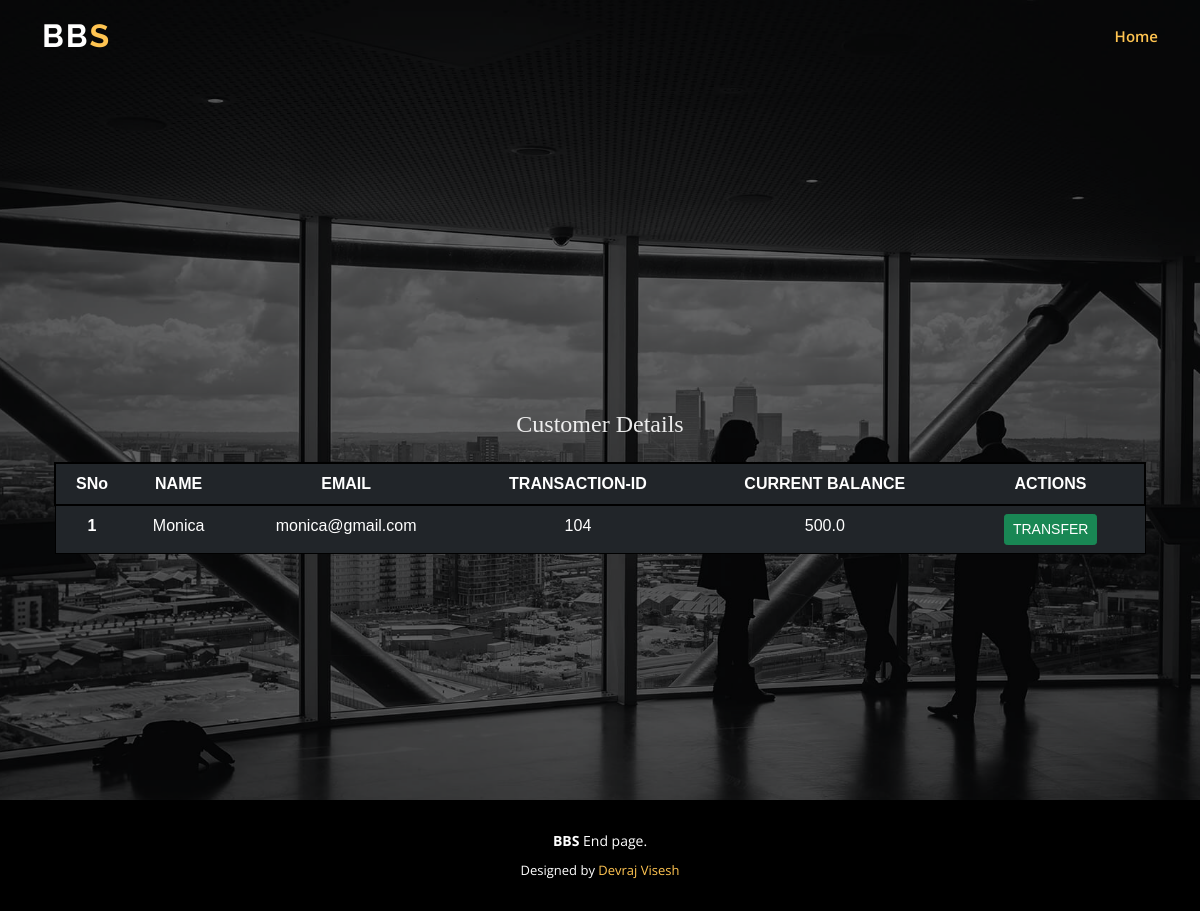
The app's page /view/4 with its own data.
### tables this page shows
CREATE TABLE customer1
               (sno INTEGER,name TEXT,email TEXT,transactionid INTEGER,current REAL);

### code/bank.py (the view)
@app.route('/view/<int:sno>')
def viewcust(sno):
    conn = sqlite3.connect('bankdatabase.db')
    conn.row_factory = sqlite3.Row
    c = conn.cursor()
    c.execute("SELECT * FROM customer1 WHERE sno=" + str(sno))
    cust = c.fetchall()
    conn.commit()
    conn.close()
    return render_template('view_onecust.html', cust=cust)

### code/templates/view_onecust.html (shortened to what this page needs)
<!DOCTYPE html>
<html lang="en">
<head>
  <link href="{{ url_for('static', filename = 'assets/vendor/aos/aos.css') }}" rel="stylesheet">
  <link href="{{ url_for('static', filename = 'assets/vendor/bootstrap/css/bootstrap.min.css') }}" rel="stylesheet">
  <link href="{{ url_for('static', filename = 'assets/vendor/bootstrap-icons/bootstrap-icons.css') }}" rel="stylesheet">
  <link href="{{ url_for('static', filename = 'assets/vendor/boxicons/css/boxicons.min.css') }}" rel="stylesheet">
  <link href="{{ url_for('static', filename = 'assets/vendor/glightbox/css/glightbox.min.css') }}" rel="stylesheet">
  <link href="{{ url_for('static', filename = 'assets/vendor/remixicon/remixicon.css') }}" rel="stylesheet">
  <link href="{{ url_for('static', filename = 'assets/vendor/swiper/swiper-bundle.min.css') }}" rel="stylesheet">
  <link href="{{ url_for('static', filename = 'assets/css/style.css') }}" rel="stylesheet">
</head>
<body>
    <header id="header" class="fixed-top ">
        <div class="container d-flex align-items-center justify-content-lg-between">
            <h1 class="logo me-auto me-lg-0"><a href="/">BB<span>S</span></a></h1>
            <nav id="navbar" class="navbar order-last order-lg-0">
                <ul>
                    <li><a class="nav-link scrollto active" href="/" style="text-align: center;">Home</a></li>
                </ul>
            </nav>
        </div>
    </header>
    <section id="hero" class="d-flex align-items-center justify-content-center">
        <div class="container" data-aos="fade-up">
            {% block body %}
            <div class="container my-5" style="padding-top: 80px;">
                <table class="table table-dark">
                    <thead>
                        <b> <h2 style="font-family: 'Times New Roman', Times, serif;">Customer Details</h2></b>
                        <br>
                        <tr style="border: 2px solid black; font-family: Arial, Helvetica, sans-serif;">
                            <th scope="col">SNo</th>
                            <th scope="col">NAME</th>
                            <th scope="col">EMAIL</th>
                            <th scope="col">TRANSACTION-ID</th>
                            <th scope="col">CURRENT BALANCE</th>
                            <th scope="col">ACTIONS</th>
                        </tr>
                    </thead>
                    <tbody>
                        {% for details in cust %}
                        <tr style="border: 1px solid black; font-family: Arial, Helvetica, sans-serif;">
                            <th scope="row">{{loop.index}}</th>
                            <td scope="col">{{details["name"]}}</td>
                            <td scope="col">{{details["email"]}}</td>
                            <td scope="col">{{details["transactionid"]}}</td>
                            <td scope="col">{{details["current"]}}</td>
                            <td>
                                <a href="/inputinfo/{{details['sno']}}" type="button"
                                    class="btn btn-success btn-sm mx-2">TRANSFER</button>
                            </td>
                        </tr>
                        {% endfor %}
                    </tbody>
                </table>
            </div>
            {% endblock body %}
        </div>
    </section>
    <main id="main">
        <footer id="footer">
            <div class="container">
                <div class="copyright">
                    <strong><span>BBS</span></strong> End page.
                </div>
                <div class="credits">
                    Designed by <a href="">Devraj Visesh</a>
                </div>
            </div>
        </footer>
</body>
</html>

### code/templates/assets/css/style.css (style rules this page uses)
body { font-family: "Open Sans", sans-serif; color: #444444; }
a { color: #ffc451; text-decoration: none; }
h1, h2, h3, h4, h5, h6 { font-family: "Raleway", sans-serif; }
#header { transition: all 0.5s; z-index: 997; padding: 15px 0; }
#header .logo { font-size: 32px; margin: 0; padding: 0; line-height: 1; font-weight: 700; letter-spacing: 2px; text-transform: uppercase; }
#header .logo a { color: #fff; }
#header .logo a span { color: #ffc451; }
.navbar { padding: 0; }
.navbar ul { margin: 0; padding: 0; display: flex; list-style: none; align-items: center; }
.navbar li { position: relative; }
.navbar a { display: flex; align-items: center; justify-content: space-between; padding: 10px 0 10px 30px; font-size: 15px; font-weight: 600; color: #fff; white-space: nowrap; transition: 0.3s; }
.navbar a:hover, .navbar .active, .navbar li:hover > a { color: #ffc451; }
#hero { width: 100%; height: 100vh; background: url("../img/hero-bg.jpg") top center; background-size: cover; position: relative; }
#hero:before { content: ""; background: rgba(0, 0, 0, 0.6); position: absolute; bottom: 0; top: 0; left: 0; right: 0; }
#hero .container { position: relative; padding-top: 74px; text-align: center; }
#hero h2 { color: rgba(255, 255, 255, 0.9); margin: 10px 0 0 0; font-size: 24px; }
@media (min-width: 1024px) { #hero { background-attachment: fixed; } }
section { padding: 60px 0; overflow: hidden; }
#footer { background: black; padding: 0 0 30px 0; color: #fff; font-size: 14px; }
#footer .copyright { text-align: center; padding-top: 30px; }
#footer .credits { padding-top: 10px; text-align: center; font-size: 13px; color: #fff; }

### records on screen
customer1: name "Monica", email "monica@gmail.com", transactionid "104", current "500.0"
